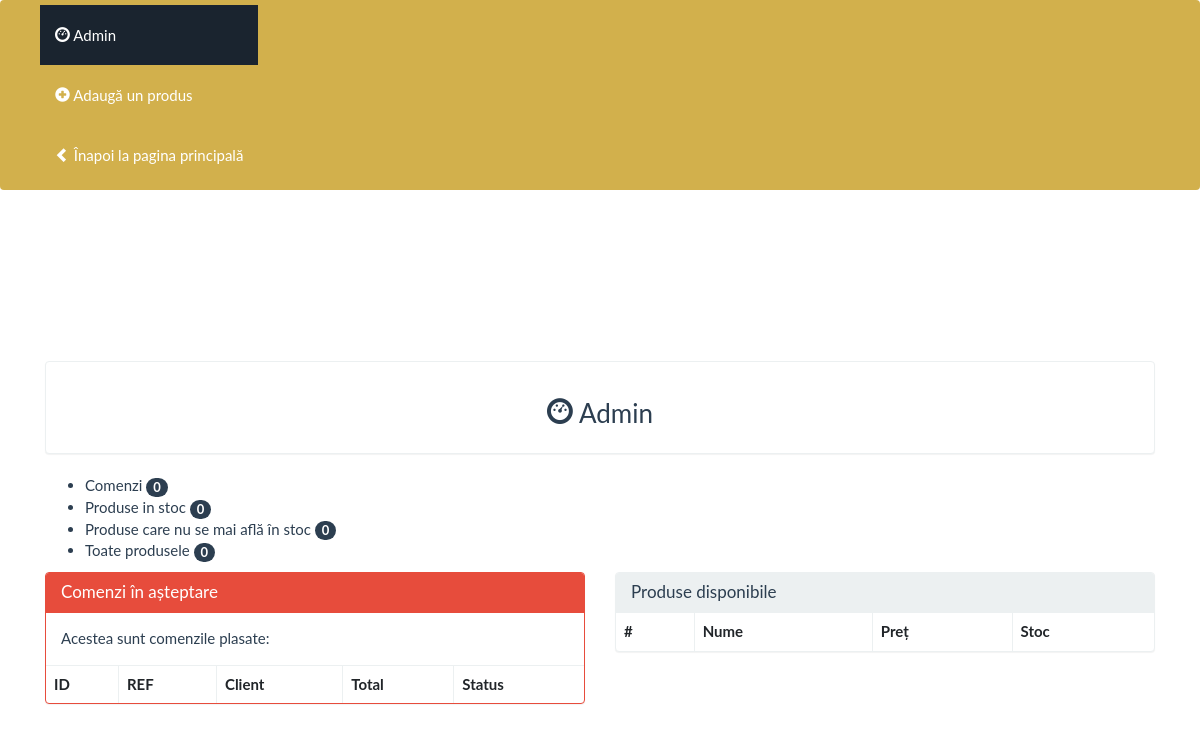
/admin, run on an earlier commit of the app's database.
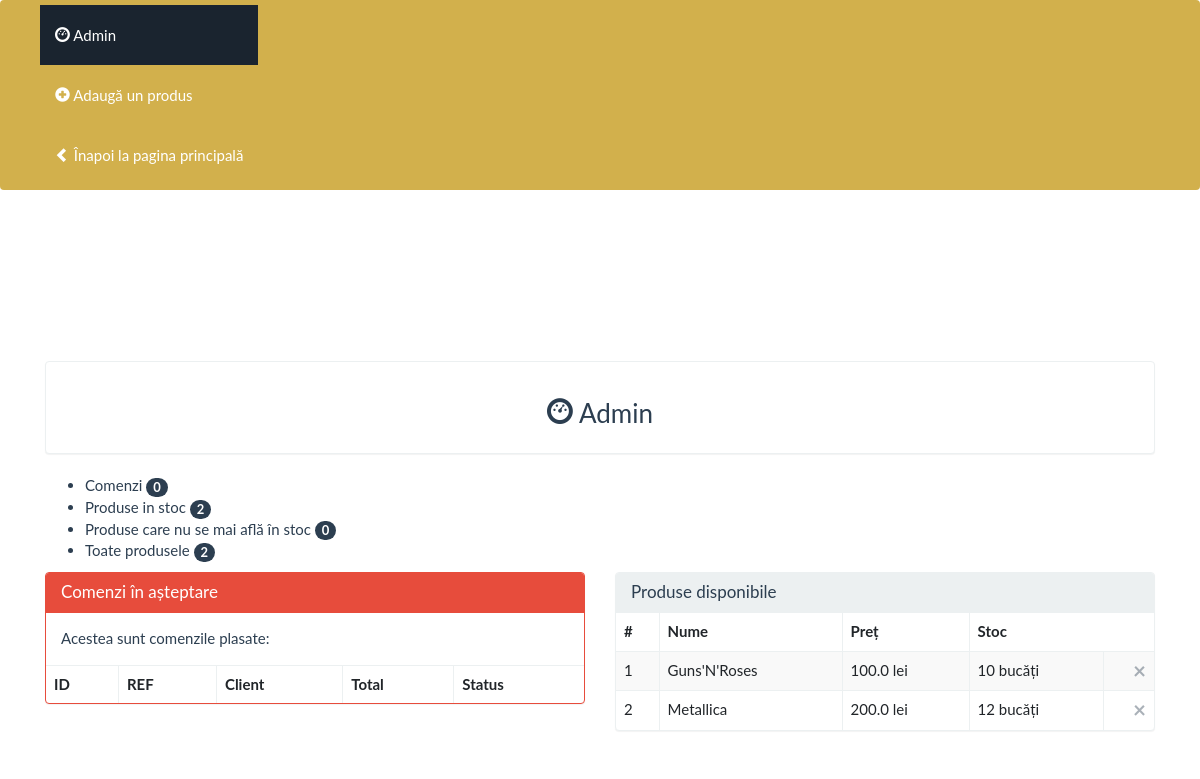
And on a later commit of the database.
### app.py (models this page shows)
class Product(db.Model):
    id = db.Column(db.Integer, primary_key=True)
    name = db.Column(db.String(50), unique=True)
    price = db.Column(db.Integer)  # in cents
    stock = db.Column(db.Integer)
    description = db.Column(db.String(500))
    image = db.Column(db.String(100))
    orders = db.relationship('Order_Item', backref='product', lazy=True)

### app.py (the view)
@app.route('/admin')
def admin():
    products = Product.query.all()
    products_in_stock = Product.query.filter(Product.stock > 0).count()
    orders = Order.query.all()
    return render_template('admin/index.html', admin=True, products=products, products_in_stock=products_in_stock,
                           orders=orders, user=current_user)

### templates/admin/index.html (shortened to what this page needs)
{% extends "base.html" %}
{% block body %}
<div class="alignment" style="padding-top:150px">
<div class="row pad">
	<div class="col-lg-12">
		<div class="panel panel-default">
			<div class="panel-body text-center">
				<h3 class="bold"><i class="glyphicon glyphicon-dashboard"></i> Admin </h3>
			</div>
		</div>
	</div>
	<div class="col-lg-12">
		<ul class="summary">
			<li class="">Comenzi <span class="badge">{{ orders|length }}</span></li>
			<li class="">Produse in stoc <span class="badge">{{ products_in_stock }}</span></li>
			<li class="">Produse care nu se mai află în stoc <span class="badge">{{ products|length - products_in_stock }}</span></li>
			<li class="">Toate produsele <span class="badge">{{ products|length }}</span></li>
		</ul>
	</div>
</div>
<div class="row pad">
	<div class="col-lg-6 pad">
		<div class="panel panel-danger">
			<div class="panel-heading">
				<h3 class="panel-title">Comenzi în așteptare</h3>
			</div>
			<div class="panel-body">
				Acestea sunt comenzile plasate:
			</div>
			<div class="table-responsive">
				<table class="table table-striped table-bordered">
					<thead>
						<tr>
							<th>ID</th><th>REF</th><th>Client</th><th>Total</th><th>Status</th>
						</tr>
					</thead>
				</table>
			</div>
		</div>
	</div>
	<div class="col-lg-6 pad">
		<div class="panel panel-default">
			<div class="panel-heading">
				<h3 class="panel-title">Produse disponibile</h3>
			</div>
			<div class="table-responsive">
				<table class="table table-striped table-bordered">
					<thead>
						<tr>
							<th>#</th><th>Nume</th><th>Preț</th><th>Stoc</th>
						</tr>
					</thead>
					<tbody>
						{% for product in products %}
						<tr>
							<td>{{ product.id }}</td>
							<td>{{ product.name }}</td>
							<td>{{ product.price / 100 }} lei</td>
							<td>{{ product.stock }} bucăți</td>
                             <td>
                                  <button type="button" class="close" onClick="deleteProduct({{ product.id }})">
                                    <span aria-hidden="true">&times;</span>
                                  </button>
                             </td>
						</tr>
						{% endfor %}
					</tbody>
				</table>
			</div>
		</div>
	</div>
</div>
</div>
{% endblock %}

What changed in the data, as far as the page shows it:
added Product: id "1", name "Guns'N'Roses", product.price/100 "100.0", stock "10"
added Product: id "2", name "Metallica", product.price/100 "200.0", stock "12"
Also different on the page:
{{ products_in_stock }}: "0" → "2"
{{ products|length }}: "0" → "2"
